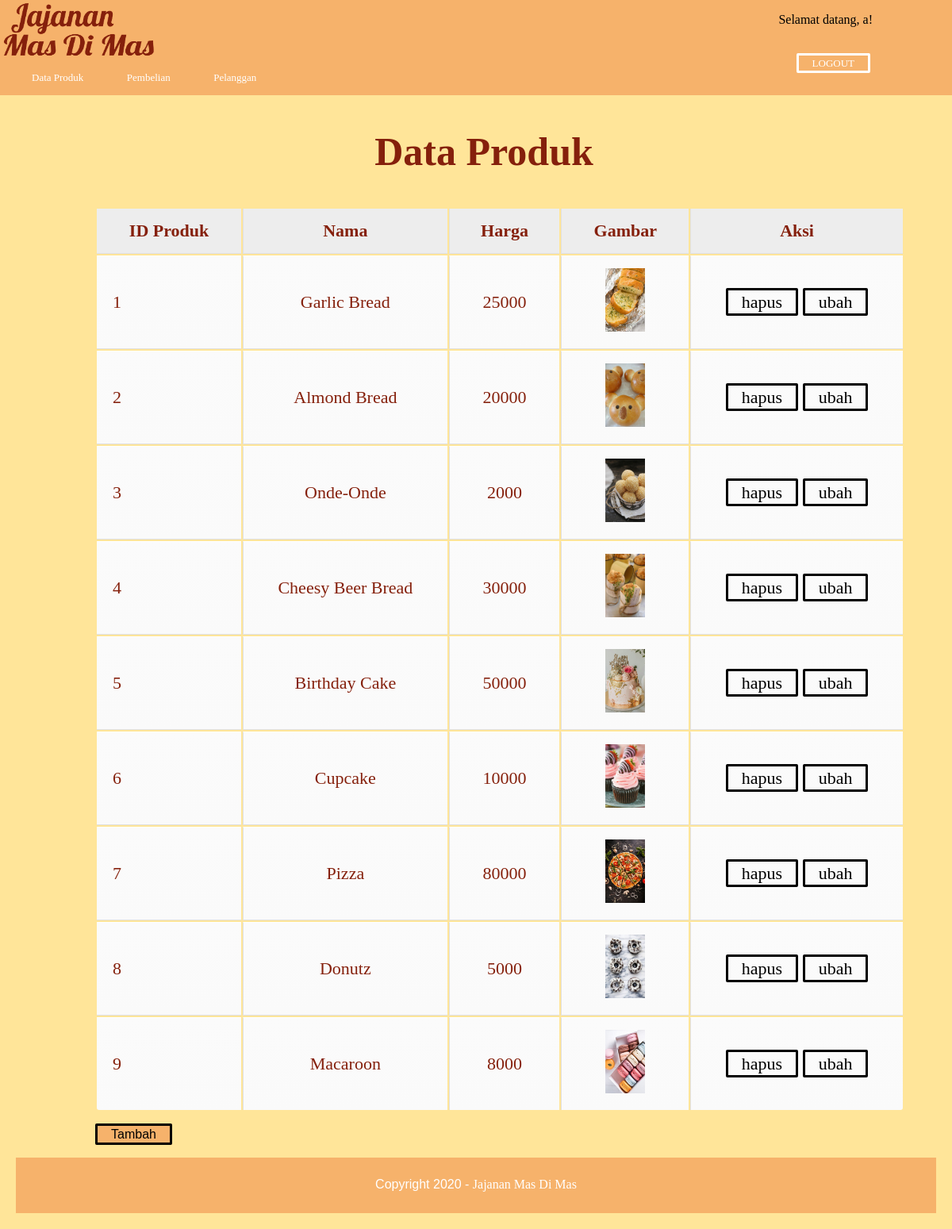
/dataproduk.php (signed in), run on an earlier commit of the app's database.
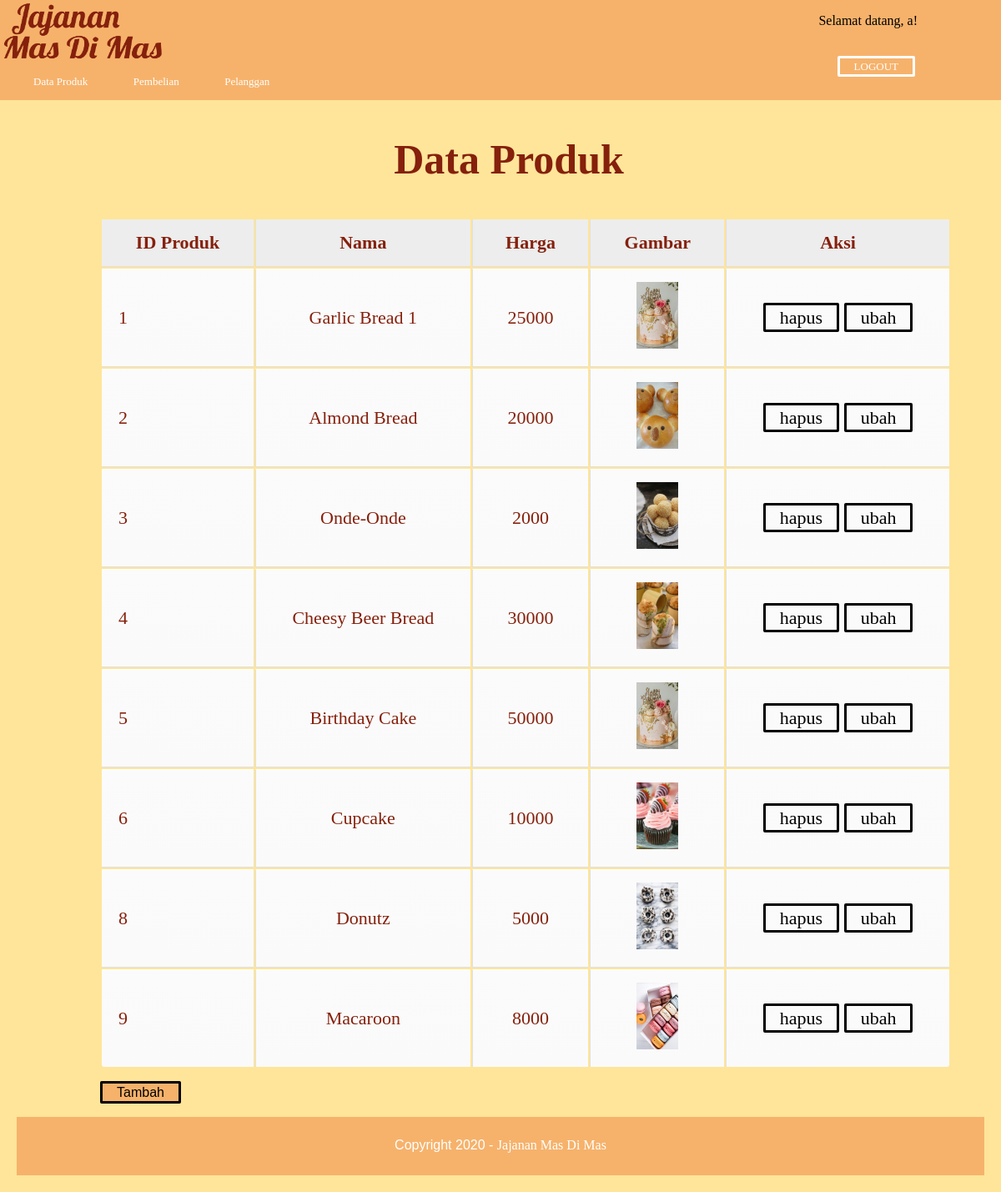
And on a later commit of the database.
### tables this page shows
CREATE TABLE `produk` (
  `id_produk` int(10) NOT NULL,
  `nama` varchar(100) NOT NULL,
  `harga` int(10) NOT NULL,
  `gambar` varchar(200) NOT NULL,
  `deskripsi` text NOT NULL
);

### dataproduk.php (the view, shortened to what this page needs)
<!DOCTYPE html>
<html>
<head>
	<link rel='stylesheet' href='css/admin.css'>
</head>
<body>
	<div class='header'>
		<a href="admin.php" class="custom-logo-link" rel="home" aria-current="page"><img width="200" height="80px" src="gambar/logo.png" class="custom-logo"/></a>
		<div class="menu-header-1">
			<div class="a">
				<ul>
					<p>Selamat datang, <?php echo $_SESSION['username']; ?>!</p>
					<li><a href="logout.php">LOGOUT</a></li>
				</ul>
			</div>
			<div class="c">
			</div>
		</div>
		<div class="menu-header-2">
		</div>
	</div>
	<div class="header-2">
		<div class="menu-header-2">
			<ul>
				<li><a href="dataproduk.php">Data Produk</a></li>
				<li><a href="pembelian.php">Pembelian</a></li>
				<li><a href="pelanggan.php">Pelanggan</a></li>
			</ul>
		</div>
	</div>
	<div class='gambar'>
		<h2> Data Produk </h2>
		<table class="table">
			<thead>
				<tr>
					<th>ID Produk</th>
					<th>Nama</th>
					<th>Harga</th>
					<th>Gambar</th>
					<th>Aksi</th>
				</tr>
			</thead>
			<tbody>
				<?php
				include 'konek.php';
				$ambil=$con->query("SELECT * FROM produk"); ?>
				<?php while($pecah = $ambil->fetch_assoc()){ ?>
					<tr>
						<td><?php echo $pecah['id_produk'];?></td>
						<td><?php echo $pecah['nama'];?></td>
						<td><?php echo $pecah['harga'];?></td>
						<td>
							<img src="gambar/<?php echo $pecah['gambar'];?>"width="50" height="80">
						</td>
						<td>
							<a href="admin.php?halaman=hapusproduk&id=<?php echo $pecah['id_produk'];?>" class="btn">hapus</a>
							<a href="admin.php?halaman=ubahproduk&id=<?php echo $pecah['id_produk'];?>" class="btn">ubah</a>
						</td>
					</tr>
				<?php } ?>
			</tbody>
		</table>
	</div>
	<div class='tambah'>
		<a href="admin.php?halaman=tambahproduk">Tambah</a>
	</div>
	<div class='footer'>
		<p>Copyright 2020 - <a href=''>Jajanan Mas Di Mas</a></p>
	</div>
</body>
</html>

What changed in the data, as far as the page shows it:
removed produk: id_produk "7", nama "Pizza", harga "80000", gambar (picture)
changed produk id 1: nama "Garlic Bread" → "Garlic Bread 1"; gambar: a different picture
